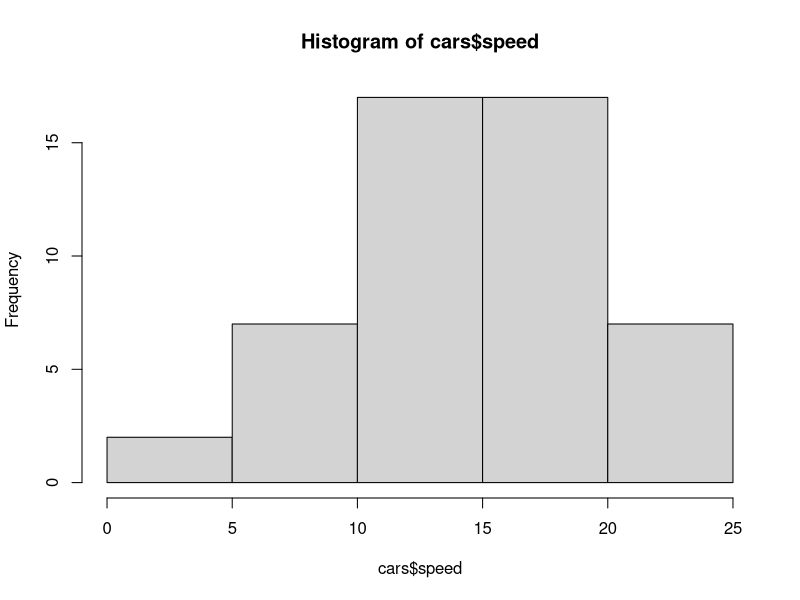
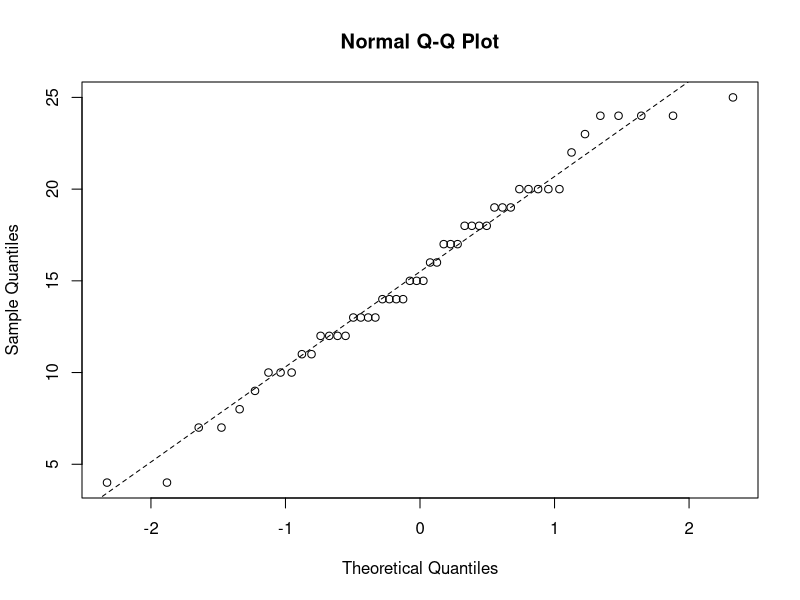
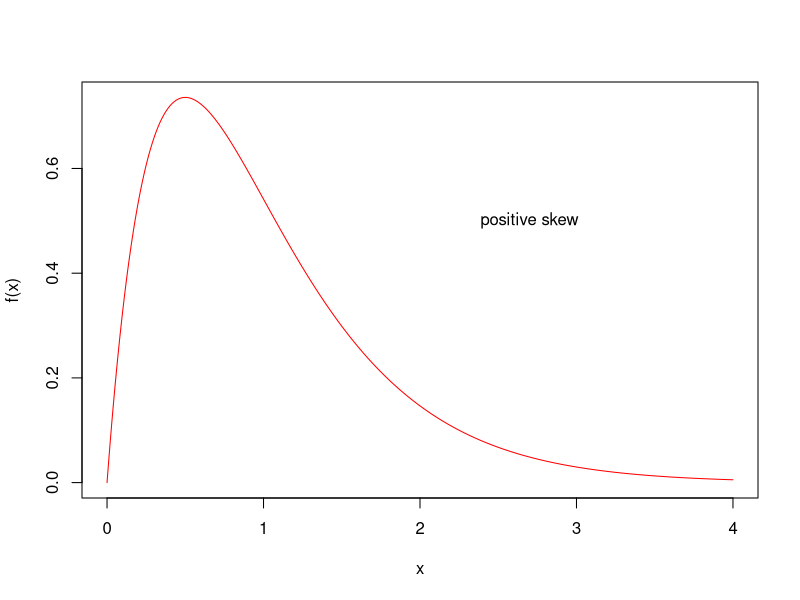
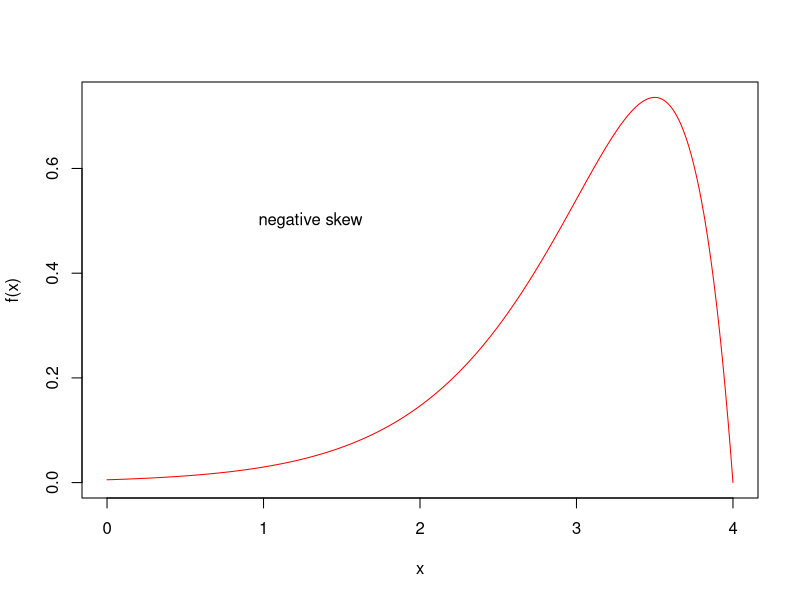
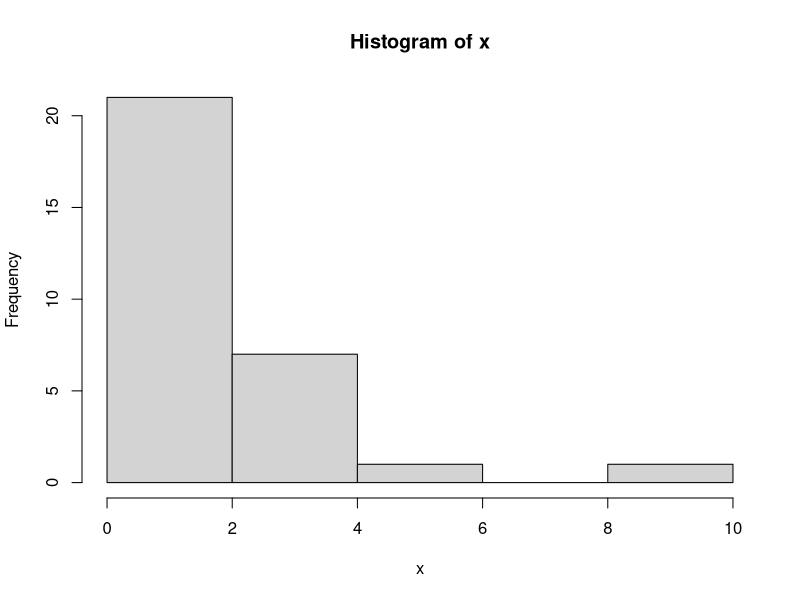
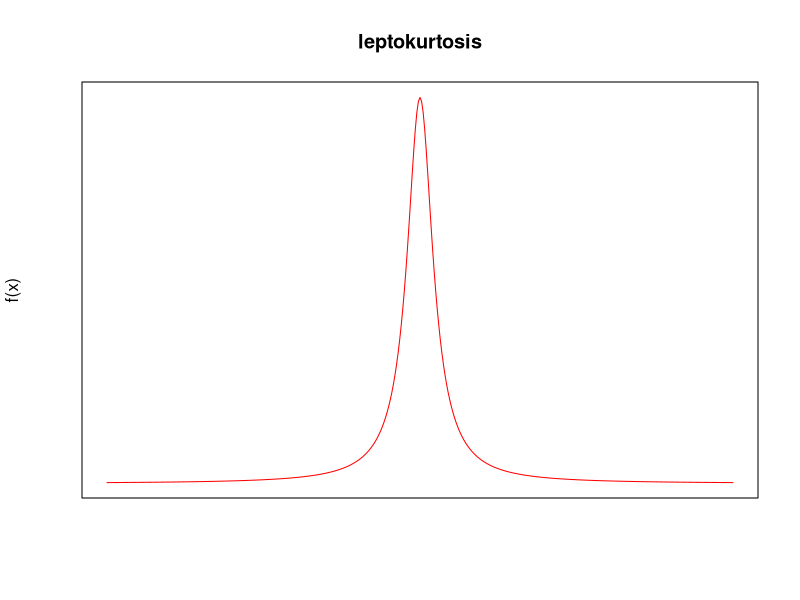
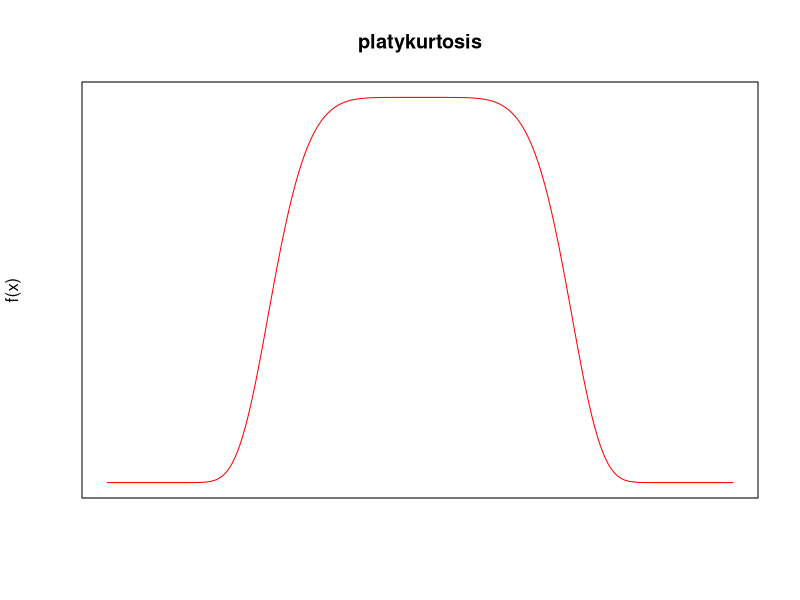
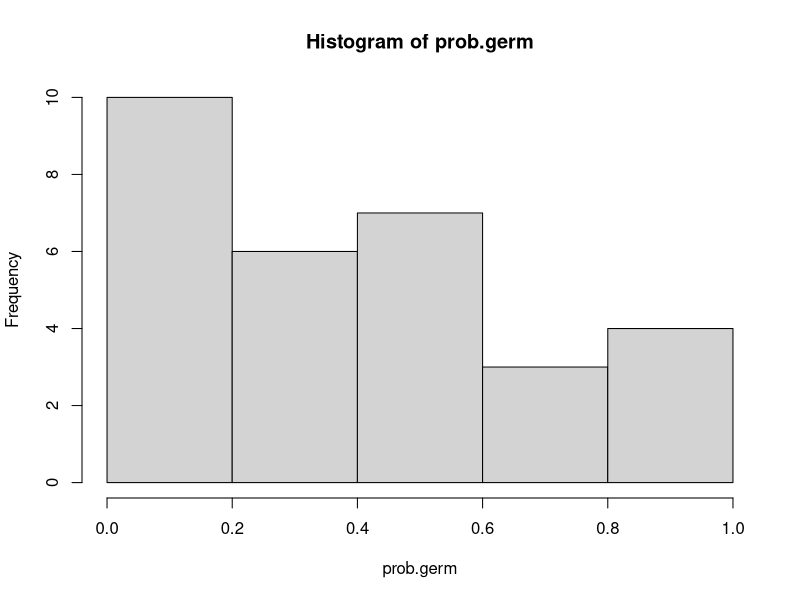

Write the R code that produced these figures, in order.
# R-Ladies Natal - Meetup
# R do zero
# Ministrante: Jeanne Franco
# Data: 21/05/21

# Testes Clássicos ----------------------------------------------------------------------------

# Amostras Simples ----------------------------------------------------------------------------

# Qual a média?
# O valor médio é significativamente diferente do esperado?
# Qual o nível de incerteza do valor médio?
# Os valores são normalmente distribuídos?
# Existem outliers?

data("cars")
library(tibble)
tibble(cars)
summary(cars$speed)
hist(cars$speed)
y <- cars$speed
y 

# Gráfico para teste de normalidade -----------------------------------------------------------

# quantile-quantile plot
# Dados normalmente distribuídos = Linha reta
# Amostras pequenas podem indicar pouca credibilidade no teste 
# de normalidade

qqnorm(y)
qqline(y, lty = 2) # Plot da linha

# O resultado apresenta apenas um leve formato de "S"

# Testes de normalidade ------------------------------------------------------------------------

# Shapiro.wilk ---------------------------------------------------------------------------------------------------------

# Hipótese nula = dados normalmente distribuídos

shapiro.test(y) # Resultado: distribuição normal (valor de p>0.05)
# Aceita-se a hipótese alternativa

x <- exp(rnorm(30))
shapiro.test(x) 

# Skew e Kurtosis -----------------------------------------------------------------------------

# Skew = assimetria
# Skew mede até que ponto uma distribuição apresenta caudas longas, 
# de um lado ou de outro da distribuição. 
# Uma distribuição normal apresenta skew = 0, pois ela é simétrica.
# Quando a cauda se distribui à direita da média: skew positiva; 
# Quando a cauda está esticada à esquerda da média: skew é negativa.

x1 <- seq(0, 4, 0.01)

plot(x1, dgamma(x1, 2, 2), type = "l", ylab = "f(x)", xlab = "x", col = "red")
text(2.7, 0.5, "positive skew")

plot(4-x1, dgamma(x1, 2, 2), type = "l", ylab = "f(x)", xlab = "x", col = "red")
text(1.3, 0.5, "negative skew")

# Função para calcular a assimetria com os dados de x

hist(x)
skew <- function(x){
  m3 <- sum((x-mean(x)) ^ 3) / length(x) # Terceiro momento da média
  s3 <- sqrt(var(x)) ^ 3
  m3/s3
}

skew(x) # Skew positiva

skew(x) / sqrt(6 / length(x)) # Para saber se é diferente de zero
# Fazemos um test t dividindo o valor observado de skew pelo erro padrao

1-pt(2.685, 28) # Probabilidade de obter um valor de 2.685 ao acaso 
# quando o valor de skew for zero.
# 28 graus de liberdade
# Os dados apresentam significante não normalidade p=0.006

# Kurtosis = relação com o pico de uma distribuição em relação ao plano do eixo x. 
# Uma distribuição cúrtica é diferente da distribuição normal em forma de sino. 
# Distribuição mais plana é chamada platicúrtica e uma distribuição mais aguda 
# chamada leptocúrtica.

plot(-200:200, 
     dcauchy(-200:200, 0, 10), type = "l", ylab = "f(x)", xlab = "", yaxt = "n",
     xaxt = "n", main = "leptokurtosis", col = "red")

xv <- seq(-2, 2, 0.01)
plot(xv, 
     exp(-abs(xv) ^ 6), type = "l", ylab = "f(x)", xlab = "", yaxt = "n",
     xaxt = "n", main = "platykurtosis", col = "red")

# Função para calcular a curtose com os dados de x

kurtosis <- function(x) {
  m4 <- sum((x-mean(x)) ^ 4) / length(x)
  s4 <- var(x) ^ 2
  m4/s4 - 3 }

kurtosis(x)

# Teste Kolmogorov-Smirnov --------------------------------------------------------------------

# Analisa o formato de uma distribuição de dados retirados de uma população
# a qual queremos saber a média
# Determina se uma distribuição subjacente difere de uma distribuição teórica
# O teste detecta diferença nas amostras em relação a escla, skewness
# Para amostras simples testa a distância entre dados observados e 
# uma distribuição ideal.
# Checa a normalidade de uma distribuição

# Teste para amostra simples

runif(30)
prob.germ <- c(0.676434301, 0.448928425, 0.853052609, 
               0.473205741, 0.164652520, 0.278773492,
               0.335581518, 0.166231713, 0.118047846, 
               0.535419890, 0.398960461, 0.820369403,
               0.596322970, 0.469289374, 0.745087779, 
               0.273681890,
               0.194832060, 0.734254131, 0.091754496, 
               0.003610658, 0.395827094, 0.181725072,
               0.399015331, 0.484991677, 0.810088073, 
               0.984973677, 0.469517935,
               0.100947151, 0.043670013, 0.150498043)

ks.test(prob.germ, "pnorm")
hist(prob.germ)

# Resultado: p < 0.05; rejeita-se a hipótese nula, distribuição diferente da 
# normal

# Teste com duas amostras ---------------------------------------------------------------------

# Comparando variâncias: Fisher's F test, var.test
# Comparando médias: Student's t test, t.test
# Comparando médias com erros nao normais: Wilcoxon's rank test, wilcox.test
# Comparando duas proporções: binomial test, prop.test

# Pressupostos

# Variância

x <- rnorm(240)
y <- rnorm(300)
var(x)
var(y)
var.test(x, y) # Amostras não apresentam diferenças na variância


# Teste t de Student (grupos independentes) ----------------------------------------------------------------------------

# Amostras independentes, variâncias constantes, erros normalmente distribuídos
# Teste paramétrico

controle  <- c(24, 35, 32, 23, 25, 22, 27, 25, 21, 42, 20, 24)
experimento <- c(50, 64, 57, 52, 58, 51, 50, 56, 55, 54, 49, 48)

shapiro.test(controle)
shapiro.test(experimento)
var.test(controle, experimento) # Amostras não apresentam diferenças na variância
t.test(controle, experimento) # Médias das amostras são diferentes
# Cálculo da média, sd, variância e boxplot

# Amostras pareadas - Teste t pareado ---------------------------------------------------------

# Observações pareadas
# Correlações entre duas medidas
# São medidas de um mesmo indivíduo ou tomadas de um mesmo local

temp.veg  <- c(22, 26, 27, 25, 28, 30, 25, 21, 23, 27, 25, 22) 
# Solo com vegetação
temp.solo.exp <- c(35, 31, 37, 38, 40, 32, 31, 33, 37, 32, 30, 33) 
# Solo exposto

t.test(temp.veg, temp.solo.exp, paired = TRUE) 
# Médias das amostras apresentam diferenças

# Testes feitos ANTES e DEPOIS de aplicar algum tratamento apresentam
# amostras pareadas, pois utilizam o mesmo grupo no experimento.

# Teste Wilcoxon -------------------------------------------------------------------------------------------------------

## Teste não paramétrico alternativo ao teste t 

x <- runif(300)
y <- runif(300)

# Antes devemos testar normalidade para saber se os dados são
# ou não paramétricos

shapiro.test(x) # Dados diferentes da dist. normal
var.test(x, y) # Variâncias não são diferentes
qqnorm(x)
qqline(x)
qqnorm(y)
qqline(y)

# Caso os dados não sejam paramétricos usar o teste:

wilcox.test(x, y) # Médias não apresentam diferenças caso p>0.05
mean(x)
mean(y)

# Correlação e covariância --------------------------------------------------------------------

# Duas variáveis contínuas são relacionadas?
# Covariância e correlação: ambas medem a relação linear entre duas variaveis
# Covariância: valores não sao padronizados e variam de menos a mais infinito
# Correlação: coeficientes padronizados e variam de 1 a -1

data("cars")
var(cars$dist)
var(cars$speed)

var(cars$dist, cars$speed) 
# Covariância

var(cars$dist, cars$speed) / sqrt(var(cars$dist) * var(cars$speed)) 
# Coeficiente de correlação pode ser calculado a partir da covariância

cor(cars$dist, cars$speed) # Correlação que gera mesmo resultado
# O defaul do R usa p método de Pearson

cor.test(cars$dist, cars$speed) # Fornece informações mais detalhadas da análise
# Valor de t, graus de liberdade, valor de p e intervalos de confiança

plot(cars$dist, cars$speed) # Gráfico

# Correlação de Pearson: teste paramétrico -----------------------------------------------------------------------------
# Pressupostos: Normalidade, homocedasticidade, relação linear e sem outliers

datasets::iris
tibble(iris)
plot(iris$Sepal.Length ~ iris$Petal.Length)
abline(lm(iris$Sepal.Length ~ iris$Petal.Length))

shapiro.test(iris$Sepal.Length) 
hist(iris$Sepal.Length)
boxplot(iris$Sepal.Length) # verifica outliers
shapiro.test(iris$Petal.Length) 
hist(iris$Petal.Length)
boxplot(iris$Petal.Length)

# Homocedasticidade
mod_reg <- lm(iris$Sepal.Length ~ iris$Petal.Length)
plot(mod_reg) # quanto mais reta a linha vermelha e mais dispersos os pontos
# melhor o modelo - Mais homocedastico

cor.test(iris$Sepal.Length, iris$Petal.Length, method = "pearson")

# Exemplo correlação spearman - Teste não paramétrico ------------------------------------------------------------------

cor.test(iris$Sepal.Length, iris$Petal.Length, method = "spearman")

# Correlação de Kendall: teste não paramétrico -------------------------------------------------------------------------

# O coeficiente de correlação Tau de Kendall serve para verificar se existe 
# correlação entre duas variáveis ordinais. É um método adequado quando 
# amostras têm tamanhos reduzidos, pois o método é mais preciso.

# Variáveis devem ter o mesmo comprimento
# Gerando valores aleatórios

datasets::trees
tibble(trees)

shapiro.test(trees$Girth) # p>0.05 = paramétrico
shapiro.test(trees$Volume) # p<0.05 = não paramétrico

cor.test(trees$Girth, trees$Volume, method = "kendall") 
cor.test(trees$Girth, trees$Volume, method = "pearson") 
plot(trees$Girth, trees$Volume, col = "darkblue")

###
